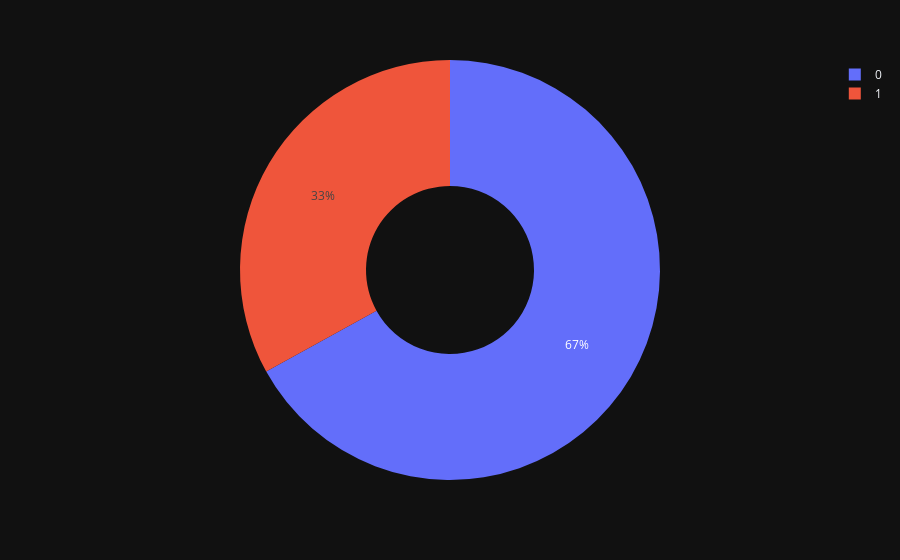

Notebook code for this chart:
### Markdown cell above
Here,
- 0 refers to Non-Diabetic
- 1 refers to Diabetic

### Code cell
import plotly.express as px
fig = px.pie(diabetes_data,names="Outcome",hole = 0.4,template = "plotly_dark")
fig.show()

### Figure 1 — Plotly figure (JSON) as saved in the notebook; plotly's stock layout.template omitted (floating-point values rounded to 4 significant figures; data arrays with more than 128 entries replaced by an {"elided": "..."} marker saying what was removed)
{"data": [{"domain": {"x": [0, 1], "y": [0, 1]}, "hole": 0.4, "hovertemplate": "Outcome=%{label}<extra></extra>", "labels": {"elided": "336 int values"}, "legendgroup": "", "name": "", "showlegend": true, "type": "pie"}], "layout": {"legend": {"tracegroupgap": 0}, "margin": {"t": 60}}}
